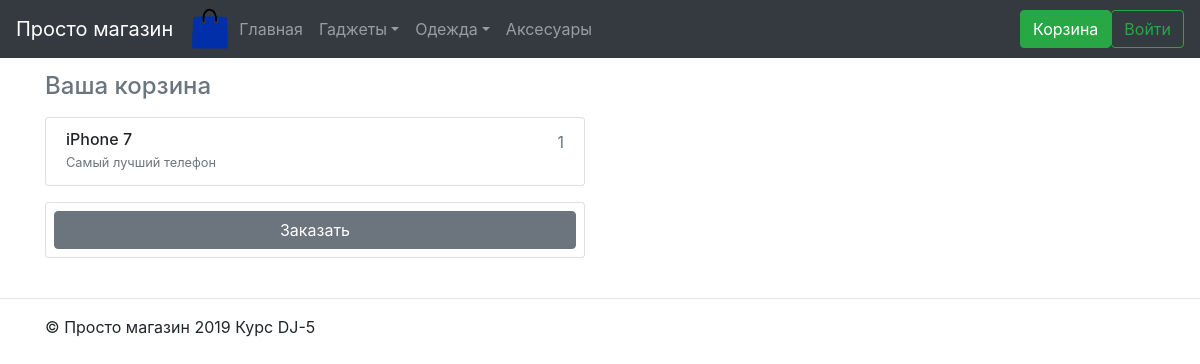
Page /cart/ on the committed database.
### shop/models.py (models this page shows, shortened)
class Category(models.Model):
    title = models.CharField(max_length=150)
    is_main = models.BooleanField()
    main_category = models.ForeignKey('Category', related_name='sub_categories', on_delete=models.CASCADE, blank=True,
                                      null=True)
    class Meta:
        verbose_name = "Раздел"
        verbose_name_plural = "Разделы"
        ordering = ['id']

class ItemInCart(models.Model):
    item = models.ForeignKey(Item, on_delete=models.CASCADE)
    cart = models.ForeignKey(Cart, on_delete=models.CASCADE)
    count = models.IntegerField()

class Item(models.Model):
    title = models.CharField(max_length=150)
    text = models.TextField()
    photo = models.ImageField(upload_to='media/data')
    category = models.ForeignKey('Category', related_name='items', on_delete=models.CASCADE, blank=True, null=True)
    def __str__(self):
        return self.title
    class Meta:
        verbose_name = "Товар"
        verbose_name_plural = "Товары"
        ordering = ['id']

### shop/views.py (the view)
# urls.py: path('cart/', views.cart_view, name='cart_view'),
def cart_view(request):
    cart = get_cart(get_sid(request))
    context = {
        'categories': get_categories(),
        'cart': ItemInCart.objects.filter(cart=cart).select_related('item'),
    }
    return render(request, 'shop/cart.html', context=context)

### shop/utils.py (called while the page is built)
def get_sid(request):
    if not request.user.is_authenticated:
        sid = request.session.session_key
        if not sid:
            sid = request.session.cycle_key()
    else:
        sid = request.user.username
    return sid

def get_categories():
    categories = cache.get_or_set('categories', Category.objects.filter(is_main=True).prefetch_related('sub_categories'), 3600)
    return categories

def get_cart(sid):
    cart, created = Cart.objects.get_or_create(sid=sid)
    return cart

### templates/shop/cart.html (shortened to what this page needs)
{% extends 'shop/base.html' %}
{% block content %}
<div class="container mt-3">
    <div class="row">
        <div class="col-lg-6 col-md-9 col-sm-12 order-md-2 mb-4">
            <h4 class="d-flex justify-content-between align-items-center mb-3">
                <span class="text-muted">Ваша корзина</span>
            </h4>
            <ul class="list-group mb-3">
                {% for item in cart %}
                <li class="list-group-item d-flex justify-content-between lh-condensed">
                    <div>
                        <h6 class="my-0">{{item.item}}</h6>
                        <small class="text-muted">{{item.item.text}}</small>
                    </div>
                    <span class="text-muted">{{item.count}}</span>
                </li>
                {% endfor %}
            </ul>
            <form class="card p-2" action="{% url 'create_order' %}" method="POST">
                <button type="submit" class="btn btn-secondary">Заказать</button>
            </form>
        </div>
    </div>
</div>
{% endblock %}

### templates/shop/navbar.html (shortened to what this page needs)
{% load static %}
<nav class="navbar navbar-expand-md navbar-dark fixed-top bg-dark">
    <a class="navbar-brand" href="{% url 'index' %}">Просто магазин</a>
    <img src="{% static 'logo.svg' %}" alt="" width="42" height="42">
    <div class="collapse navbar-collapse" id="navbarsExampleDefault">
        <ul class="navbar-nav mr-auto">
            <li class="nav-item {% if request.resolver_match.url_name == 'index' %} active {% endif %}">
                <a class="nav-link" href="{% url 'index' %}">Главная</a>
            </li>
            {% for category in categories %}
            <li class="nav-item dropdown {% if cat_name == category.title %} active {% endif %}">
                {% if category.sub_categories.count > 0 %}
                    <a class="nav-link dropdown-toggle" href="#" id="dropdown01" data-toggle="dropdown" aria-haspopup="true"
                            aria-expanded="false">{{category.title}}</a>
                {% else %}
                    <a class="nav-link" href="{% url 'category' id=category.id %}">{{category.title}}</a>
                {% endif %}
            </li>
            {% endfor %}
        </ul>
        <a class="btn btn-outline-success my-2 my-sm-0 {% if request.resolver_match.url_name == 'cart_view'%}active{%endif%}"
           role="button" href="{% url 'cart_view' %}">Корзина</a>
            {% if request.user.is_authenticated %}
                <a class="btn btn-outline-success my-2 my-sm-0" role="button" href="{% url 'logout' %}?next={% url 'index' %}">Выйти</a>
            {% else %}
                <a class="btn btn-outline-success my-2 my-sm-0" role="button" href="{% url 'login' %}">Войти</a>
            {% endif %}
    </div>
</nav>

### rows in the picture
Category: title "Гаджеты"
Category: title "Одежда"
Category: title "Аксесуары"
ItemInCart: item "iPhone 7", item.text "Самый лучший телефон", count "1"
